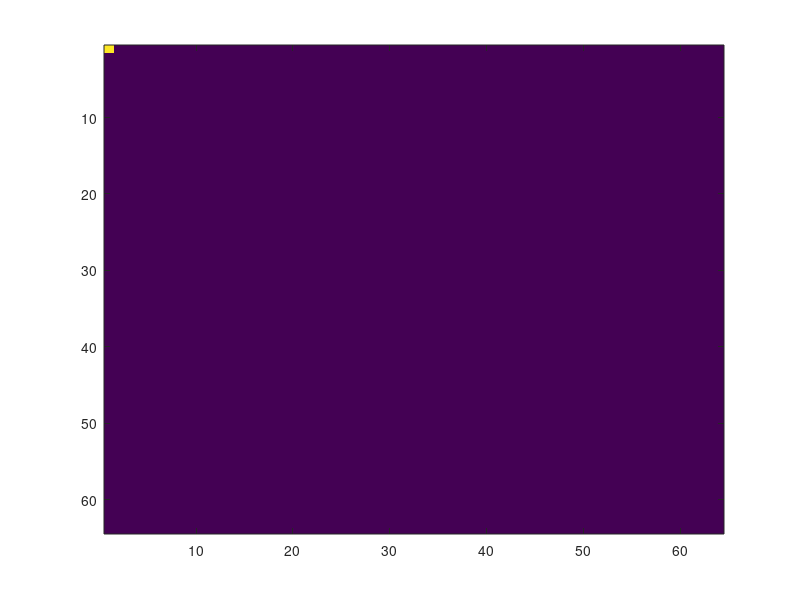

Reproduce this figure in MATLAB. (Note: this script raises an error after producing the figure.)
close all;
clear all;

nTrials = 1;
    
%% OTFS parameters
N = 64; % delay 
M = 64; % doppler 
Nb_otfs = 8; %
Ns = N; 
L = 32; %length of CP

CP_delay = 0;
CP_doppler = 0;

% set the packet detection period
Nb = min(32,M); % number of ofdm blocks

% sampling
dt = 1/20e6; 
fs = 1/dt;

tic;

for nn=1:nTrials 

    %% channel parameters
    Lc = L; % Lc = length of the channel; 
    a = 0.5;
%     h_amp = [1 -a a^2 -a^3] .* exp(1i*2*pi*[0 rand(1,3)]); % Total 4 paths, thhe delyed paths have random phase
    h_amp = [1 1 1 1] .* exp(1i*2*pi*[0 rand(1,3)]); % Total 4 paths, thhe delyed paths have random phase
    
    %%%%h_amp = h_amp ./ sqrt(sum(h_amp.^2)); %(check: is the normalization correct? do we always get a unit norm of h_amp?
    h_amp = h_amp ./ sqrt(sum(abs(h_amp))); 
    
    
    % h_amp = h_amp ./ sum(h_amp);
%     Lc=16;
    %h_delays = [1 randi([2 Lc/4-1],1,1) randi([Lc/4 Lc/2-1],1,1) Lc-1];
    h_delays = [1 5 15 31];
    % generates a delay profile: [1 random(2,3,4,5,6,7) random(8,9,10,11,12,13,14,15) 31]

    %     Lc=32;

    h_gains = zeros(1,max(h_delays));
    h_gains(h_delays) = h_amp; % putting normalized ampitudes at different delayed paths

    % 2x faster than bullet train
    F = 1*fs/(N+L)/M; %check
%     F = 4*270/0.125; % (270m/s / 0.125 m) --> 972km/h @ 2.4GHz
%     F = 138.900 / 0.125; % (138.889m/s / 0.125 m)  --> 500km/h @ 2.4GHz
%     F = 35.76 / 0.125;

    % car travelling at 60mph
%     F = 180; % (27 m/s / 0.15 meters)

    F = 2*fs;
    %h_doppler(h_delays) = [0 randn(1,numel(h_amp)-1)] * F; %original
    %h_doppler(h_delays) = [0 0.57*ones(1,numel(h_amp)-1)] * F;
    h_doppler(h_delays) = [0.55 0.71 0.61 0.41]*F;
    %h_doppler = zeros(1,32);
    
%     h_doppler(h_delays) = [0 ones(1,numel(h_amp)-1)] * F;
    strOpt = 'equal';

    %% noise
    snr_db = 30;
    snr = 10 .^ (snr_db/10);
    sigma = sqrt(1 / 2 / snr);

    %% symbol generation
    %     x_kl = 0.707*(randsrc(N,M)+1i*randsrc(N,M)); %%%%%%original
    chirp = eye(N);
    invchirp = zeros(N,M);
    for i = 1:M
        invchirp(:,i) = chirp(:,M+1-i);
    end
    xchirp = invchirp + chirp;
    x_kl = chirp;
%     x_kl = chirp;
    x_kl = zeros(64,64);
    x_kl(1,1) = 1;
    imagesc(x_kl);
    %  -----------------------> doppler
%   |            (l)
%   |
%   |
%   |(k)
%   |
%   |
%   v
%   delay

    %% OTFS precoder

    S_nm_tr = ones(N,M);

    % add "CP"
    X_nm = isfft(x_kl); % converts delay-doppler symbol x_kl to freq time equivalent
    
    X_nm_tr = S_nm_tr; % sending all ones
    X_nm_ofdm = x_kl; % sending BPSK data
    t_offset = 0;
    
    % training sequence
    [Y_nm_tr0,~,~,~] = ofdm(X_nm_tr,sigma,Ns,L,fs,h_gains,h_doppler,strOpt,0,0);
    H_nm_tr0 = Y_nm_tr0 ./ (X_nm_tr);    
    
    [Y_nm_tr,snr3,s_n_tr,r_tr] = ofdm(X_nm_tr,sigma,Ns,L,fs,h_gains,h_doppler,strOpt,0,t_offset);
    H_nm_tr = Y_nm_tr ./(X_nm_tr);
%     figure; surf(db( H_nm_tr0 - H_nm_tr ) )

    H_nm_tr_shifted = circshift(H_nm_tr,round(t_offset/(N+L)),2);
    X_nm_ofdm_pd = X_nm_ofdm  .* conj(H_nm_tr_shifted) ./ ( abs(H_nm_tr_shifted).^2 + sigma.^2);
    % plot/debug
%     figure; surf(db( H_nm_tr0 - H_nm_tr_shifted ) )
    
%     figure;
%     subplot(131); surf(db(H_nm_tr0)); subplot(132); surf(db(H_nm_tr)); subplot(133); surf(db(H_nm_tr_shifted));
% 
%     
%     figure;
%     subplot(131); surf(angle(H_nm_tr0)); subplot(132); surf(angle(H_nm_tr)); subplot(133); surf(angle(H_nm_tr_shifted));
%     
    %% ofdm modulator/demodulator
    [Y_nm_ofdm_pd,snr_pd,s_pd,~] = ofdm(X_nm_ofdm_pd,sigma,Ns,L,fs,h_gains,h_doppler,strOpt,1,0.00/fs);
    [Y_nm_ofdm,snr_ofdm,s_t,~] = ofdm(X_nm_ofdm,sigma,Ns,L,fs,h_gains,h_doppler,strOpt,1,0.00/fs);

    %otfs --> ofdm
    [Y_nm,snr_otfs,s_n,r] = ofdm(X_nm,sigma,Ns,L,fs,h_gains,h_doppler,strOpt,1,0.00/fs);

    % reshape
    Y_nm_ofdm_blocks = reshape(Y_nm_ofdm,round(M/Nb),(N*Nb));
    X_nm_ofdm_blocks = reshape(X_nm_ofdm,round(M/Nb),(N*Nb));
    Y_nm_ofdm_blocks_eq = Y_nm_ofdm_blocks;

    % block process ofdm
    [nBlocks, ~] = size(Y_nm_ofdm_blocks);

    for n=1:nBlocks
        % ofdm channel est
        H_nm_ofdm = Y_nm_ofdm_blocks(n,(1:Ns) ) .* conj(X_nm_ofdm_blocks(n,(1:Ns) ));

        H_nm_ofdm = repmat(H_nm_ofdm,1,Nb);
        % ofdm equalize
        Y_nm_ofdm_blocks_eq(n,:) = Y_nm_ofdm_blocks(n,:) .* conj(H_nm_ofdm) ./ (abs(H_nm_ofdm).^2 + sigma.^2);
    end

    % convert to delay doppler
    y_kl = sfft(Y_nm);
    
    figure();
    imagesc(abs(y_kl));

    %% Equalization
    % experiment with training sequence

    % otfs equalize
    H_nm_needed = Y_nm ./ (X_nm);
    
    
    Y_eq = Y_nm .* conj(H_nm_tr_shifted) ./ ( abs(H_nm_tr_shifted).^2 + sigma.^2);

    % otfs demod
    y_kl_eq = sfft(Y_eq);

    Hdiff = (abs(H_nm_needed-H_nm_tr)); 
    avg_Hdiff_db(nn) = db(mean(mean(Hdiff))./mean(mean(abs(H_nm_needed))));

     %% otfs cp removal
    x_kl = x_kl( 1+CP_delay:end-CP_delay, 1+CP_doppler:end-CP_doppler );
    y_kl_eq = y_kl_eq( 1+CP_delay:end-CP_delay, 1+CP_doppler:end-CP_doppler );

    %% calculate evm        
    sym_pwr = mean(abs(x_kl(:) ).^2);
    
    evm_otfs(nn) = mean(abs(x_kl(:) - y_kl_eq(:)).^2); 

    evm_ofdm_temp = (abs(X_nm_ofdm_blocks(:) - Y_nm_ofdm_blocks_eq(:)).^2);
    evm_ofdm_temp = evm_ofdm_temp( evm_ofdm_temp ~= inf ); % remove values from divide by zero
    evm_ofdm(nn) = mean(evm_ofdm_temp);

    evm_ofdm_pd_temp = (abs(Y_nm_ofdm_pd(:) - X_nm_ofdm(:)).^2);
    evm_ofdm_pd_temp = evm_ofdm_pd_temp( evm_ofdm_pd_temp ~= inf ); % remove values from divide by zero
    evm_ofdm_pd(nn) = mean(evm_ofdm_pd_temp);
        
    if( ~mod(nn,100) )
        
        fprintf('\nSNR(db) = %f\n',snr_db);
        fprintf('\nOTFS EVM (dB): %f\nOFDM EVM (dB): %f\n', 10*log10(evm_otfs(nn)./sym_pwr), 10*log10(evm_ofdm(nn)));
        fprintf('OTFS_pd EVM (dB): %f\n', 10*log10(evm_ofdm_pd(nn)./sym_pwr));
        fprintf('Doppler Parameter: %f\n', F);
        
        fprintf('\nIteration (%d/%d)\n',nn,nTrials);
        
        toc;
    end
    
    % remove zero entries (i.e. the CP or useless data)
    y_kl_save = y_kl_eq;
    y_kl_eq = y_kl_eq( y_kl_eq ~= 0 );

end

%% calculate CDF
cdfMin = -snr_db;
cdfMax = 10;
cdfN = 1e5;
cdf_a = linspace(cdfMin,cdfMax,cdfN);

% pre-allocate
cdf_ofdm = zeros(1,cdfN);
cdf_otfs = zeros(1,cdfN);
cdf_ofdm_pd = zeros(1,cdfN);

evm_ofdm_db = 10*log10(evm_ofdm);
evm_otfs_db = 10*log10(evm_otfs);
evm_ofdm_pd_db = 10*log10(evm_ofdm_pd);

for n=1:cdfN
    cdf_ofdm(n) = sum(evm_ofdm_db < cdf_a(n)); 
    cdf_ofdm_pd(n) = sum(evm_ofdm_pd_db < cdf_a(n));
    cdf_otfs(n) = sum(evm_otfs_db < cdf_a(n));
end

cdf_ofdm = cdf_ofdm / nTrials;
cdf_otfs = cdf_otfs / nTrials;
cdf_ofdm_pd = cdf_ofdm_pd / nTrials;

figure;
plot(cdf_a, cdf_ofdm, cdf_a, cdf_ofdm_pd, cdf_a, cdf_otfs);
xlabel('Average EVM^2 (dB)')
ylabel('CDF');
title(sprintf('OFDM/OTFS EVM Comparison, SNR_{dB} = %d',snr_db));
legend('OFDM','OFDM w/ PreD','OTFS','location','northwest');
grid on;

%% surf plots
figure;
surf(db(y_kl_save));

% figure;
% surf(db(H_nm_tr)); title('H training');
% figure;
% surf(db(H_nm_needed)); title('H needed');
% figure;
% surf(db(Hdiff)); title('H Difference');
% 
figure;
subplot(131);
splot(Y_nm_ofdm_pd(:));
title('OFDM w/ DD Predistortion no CP');
axis([-2 2 -2 2]);

subplot(132);
splot(Y_nm_ofdm_blocks_eq(:));
title('OFDM w/ OFDM Equalization');
axis([-2 2 -2 2]);

subplot(133);
splot(y_kl_eq(:));
title('OTFS w/ OTFS Equalization');
axis([-2 2 -2 2]);

toc;
